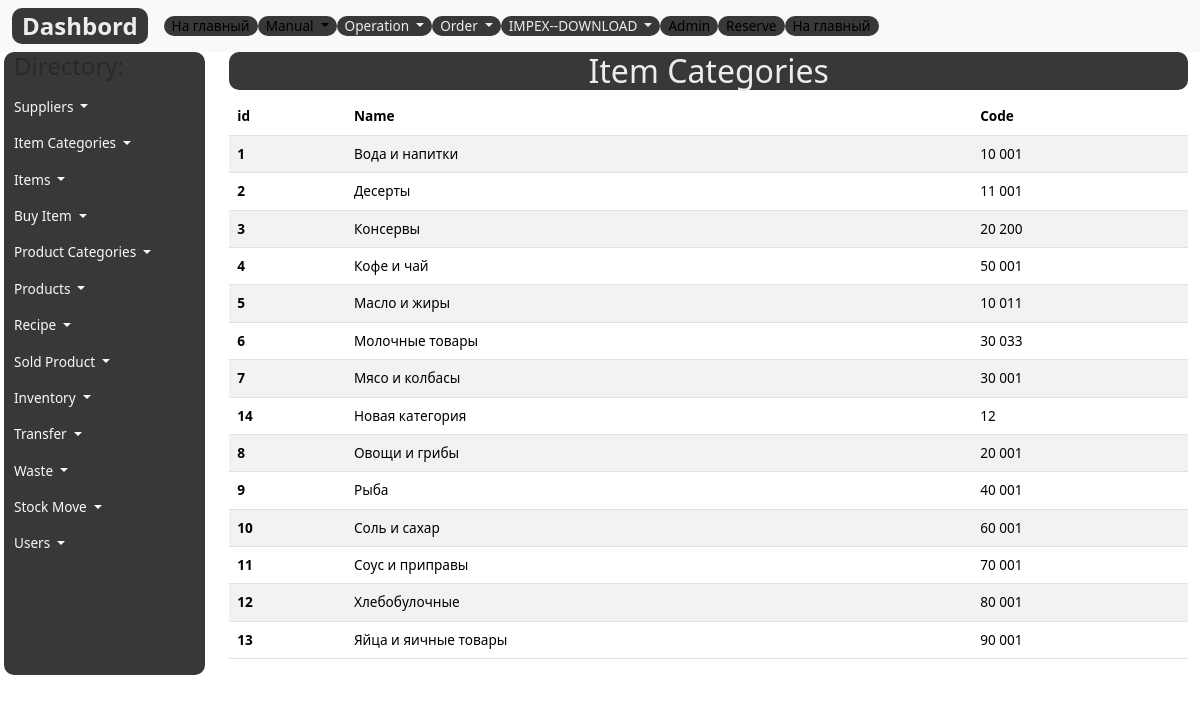
The page /itemcategories-list/ on the database its author committed.
### register/models.py (models this page shows, shortened)
class CategoryItem(models.Model):
    code= models.DecimalField(max_digits=5, help_text="Не более 5 цифр", decimal_places=0, unique=True,verbose_name='Код')
    name = models.CharField(max_length=200, help_text="Не более 200 знаков", db_index=True, verbose_name='Категория')
    slug= models.SlugField(max_length=255, verbose_name='Url', unique=True)
    class Meta:
        ordering = ['name']
        verbose_name = 'Категория товара'
        verbose_name_plural = 'Категории товаров'

### register/views.py (the view)
# urls.py: path('itemcategories-list/', ItemCategoriesListView.as_view(), name='itemcategories-list'),
class ItemCategoriesListView(ListView):
    model = CategoryItem
    template_name = 'register/items/categoryitems.html'
    context_object_name = 'categoryitems'

### register/templates/register/items/categoryitems.html (shortened to what this page needs)
{% extends 'base.html' %}
{% load static %}
{% block content %}
<div class="container">
  <h1 class="custom">Item Categories </h1>
  <table class="table table-striped">
    <thead style="position: sticky;
  top: -1px;
  z-index: 2;background: #9d9e9e;">
      <tr>
        <th scope="col">id</th>
        <th scope="col ">Name</th>
        <th scope="col">Code</th>
      </tr>
    </thead>
    <tbody>
      {% for categoryitem in categoryitems%}
      <tr>
        <th scope="row">{{categoryitem.id}}</th>
        <td>{{categoryitem.name}}</td>
        <td>{{categoryitem.code}}</td>
      </tr>
      {% endfor %}
    </tbody>
  </table>
</div>
{% endblock %}

### mms22/static/css/style.css (style rules this page uses)
.custom { color: #ebeef1; background: #3a3837; font-size: 2rem; text-align: center; border-radius: 10px; -webkit-border-radius: 10px; -moz-border-radius: 10px; -ms-border-radius: 10px; -o-border-radius: 10px; }
body { font-size: 0.85rem !important; }

### rows shown on the page
CategoryItem: id "1", name "Вода и напитки", code "10 001"
CategoryItem: id "2", name "Десерты", code "11 001"
CategoryItem: id "3", name "Консервы", code "20 200"
CategoryItem: id "4", name "Кофе и чай", code "50 001"
CategoryItem: id "5", name "Масло и жиры", code "10 011"
CategoryItem: id "6", name "Молочные товары", code "30 033"
CategoryItem: id "7", name "Мясо и колбасы", code "30 001"
CategoryItem: id "14", name "Новая категория", code "12"
CategoryItem: id "8", name "Овощи и грибы", code "20 001"
CategoryItem: id "9", name "Рыба", code "40 001"
CategoryItem: id "10", name "Соль и сахар", code "60 001"
CategoryItem: id "11", name "Соус и приправы", code "70 001"
CategoryItem: id "12", name "Хлебобулочные", code "80 001"
CategoryItem: id "13", name "Яйца и яичные товары", code "90 001"
